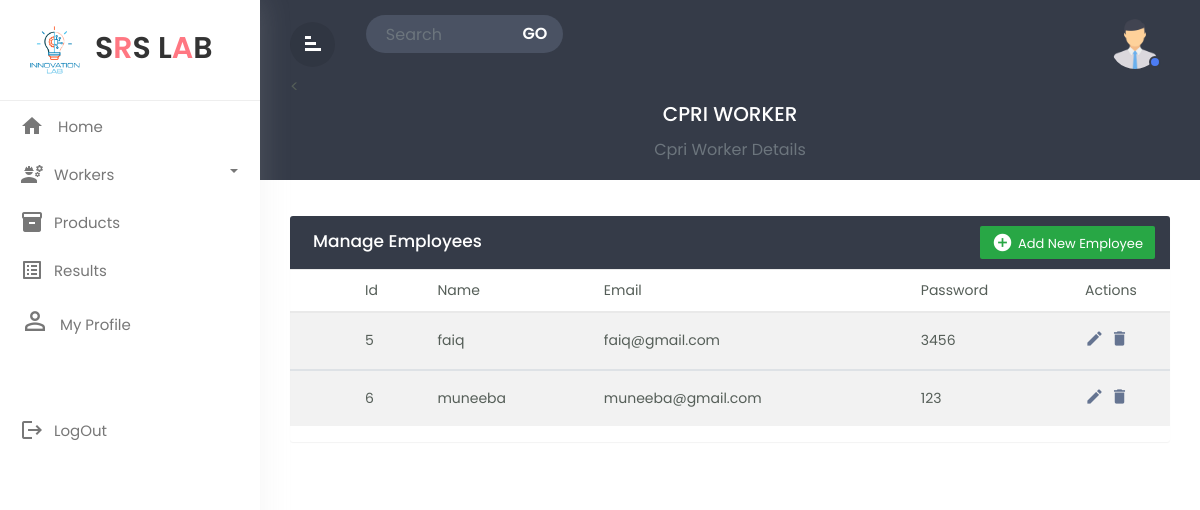
The app's page /project1/cpri_detail.php (signed in) with its own data.
### tables this page shows
CREATE TABLE `cpri` (
  `cpri_id` int(255) NOT NULL,
  `cpri_name` varchar(255) NOT NULL,
  `cpri_email` varchar(255) NOT NULL,
  `cpri_password` varchar(255) NOT NULL
);

### project1/cpri_detail.php (the view, shortened to what this page needs)
<!doctype html>
<html lang="en">
  <head>
        <link rel="stylesheet" href="css/bootstrap.min.css">
        <link rel="stylesheet" href="css/custom.css">
  </head>
  <body>
<div class="wrapper">
        <nav id="sidebar">
             <div class="sidebar-header">
                <h3 style="font-size:30px;margin-left:5px;" ><img style="width:60px;height:60px;" src="images/workerlogo.png" class="img-fluid"/>S<span style="color:#ff7782;">R</span>S L<span style="color:#ff7782;">A</span>B</h3>
            </div>
            <ul class="list-unstyled components">
			<li  >
                    <a href="cpri_home.php?email=<?php echo $_GET['email']; ?>" class="dashboard"><i class="material-icons">home</i>
					<span>Home</span></a>
                </li>
                <li class="dropdown">
                    <a href="#homeSubmenu1" data-toggle="collapse" aria-expanded="false"
					class="dropdown-toggle">
					<i class="material-icons">engineering</i>Workers</a>
                </li>
                <li  class="">
                    <a href="cpri_prod.php?email=<?php echo $_GET['email']; ?>"><i class="material-icons">inventory</i><span>Products
					</span></a>
                </li>
                <li  class="">
                    <a href="cpri_result.php?email=<?php echo $_GET['email']; ?>"><i class="material-icons">list_alt</i><span>Results
					</span></a>
                </li>
               <li class="">
                    <a href="cpri_profile.php?email=<?php echo $_GET['email']; ?>"><i style="font-size:30px;" class="material-symbols-outlined">person_filled</i><span>My Profile</span></a>
                </li>
                <br>
                <br>
				 <li  class="">
                    <a href="logout.php"><i class="material-icons">logout</i><span>LogOut
					</span></a>
                </li>
            </ul>
        </nav>
		<div id="content">
		   <div class="top-navbar">
		      <div class="xp-topbar">
                <div class="row">
                    <div class="col-2 col-md-1 col-lg-1 order-2 order-md-1 align-self-center">
                        <div class="xp-menubar">
                               <span class="material-icons text-white">signal_cellular_alt
							   </span>
                         </div>
                    </div>
                    <div class="col-md-5 col-lg-3 order-3 order-md-2">
                        <div class="xp-searchbar">
                            <form>
                                <div class="input-group">
                                  <input type="search" class="form-control"
								  placeholder="Search">
                                  <div class="input-group-append">
                                    <button class="btn" type="submit"
									id="button-addon2">GO</button>
                                  </div>
                                </div>
                            </form>
                        </div>
                    </div>
                    <div class="col-10 col-md-6 col-lg-8 order-1 order-md-3">
                        <div class="xp-profilebar text-right">
							 <nav class="navbar p-0">
                        <ul class="nav navbar-nav flex-row ml-auto">
                            <li class="dropdown nav-item active">
                            <li class="nav-item dropdown">
                                <a class="nav-link" href="#" data-toggle="dropdown">
								<img src="images/user.png" style="width:50px; border-radius:50%;height:50px"/>
								<span class="xp-user-live"></span>
								</a>
                            </li>
                        </ul>
            </nav>
                        </div>
                    </div>
                </div>
            </div>
		     <<div class="xp-breadcrumbbar text-center">
                <h4 class="page-title">CPRI WORKER</h4>
                  <ol class="breadcrumb">
                 <li class="breadcrumb-item active" aria-current="page">Cpri Worker Details</li>
                  </ol>
            </div>
		   </div>
		   <div class="main-content">
			  <div class="row">
				<div class="col-md-12">
				<div class="table-wrapper">
    <div class="table-title">
      <div class="row">
        <div class="col-sm-6 p-0 d-flex justify-content-lg-start justify-content-center">
          <h2 class="ml-lg-2">Manage Employees</h2>
        </div>
        <div class="col-sm-6 p-0 d-flex justify-content-lg-end justify-content-center">
          <a href="create_cpri.php?email=<?php echo $_GET['email']; ?>" class="btn btn-success" >
		  <i class="material-icons">&#xE147;</i> <span>Add New Employee</span></a>
        </div>
      </div>
    </div>
    <table class="table table-striped table-hover">
      <thead>
        <tr>
          <th>
          </th>
          <th>Id</th>
          <th>Name</th>
          <th>Email</th>
          <th>Password</th>
          <th>Actions</th>
        </tr>
      </thead>
      <tbody>
      <?php
include 'database.php';
$sql = "SELECT * FROM cpri";
$query = mysqli_query($conn,$sql);
while($arr = mysqli_fetch_array($query))
{
?>
        <tr>
          <td>
          </td>
          <td style="text-transform:none"><?php echo $arr['cpri_id'];?></td>
          <td style="text-transform:none"><?php echo $arr['cpri_name'];?></td>
          <td style="text-transform:none"><?php echo $arr['cpri_email'];?></td>
         <td style="text-transform:none"><?php echo $arr['cpri_password'];?></td>
          <td>
            <a href="update_cpri.php?cpri_id=<?php echo $arr['cpri_id'];?>&email=<?php echo $_GET['email']  ?>" class="edit" >
			<i class="material-icons" data-toggle="tooltip" title="Edit">&#xE254;</i></a>
            <a href="delete_cpri.php?cpri_id=<?php echo $arr['cpri_id'];?>&email=<?php echo $_GET['email']  ?>" class="delete" >
			<i class="material-icons" data-toggle="tooltip" >&#xE872;</i></a>
          </td>
        </tr>
      </tbody>
      <?php
}
?>
    </table>
  </div>
</div>
			  </div>
		</div>
</div>
</div>
  </body>
  </html>

### project1/css/custom.css (style rules this page uses)
body,html { line-height:1.8; font-family:'Poppins',sans-serif; color:#555e58; text-transform:capitalize; font-weight:400; margin:0px; padding:0px; }
.material-icons { font-family: 'Material Icons'; font-weight: normal; font-style: normal; font-size: 24px; display: inline-block; line-height: 1; text-transform: none; letter-spacing: normal; word-wrap: normal; white-space: nowrap; direction: ltr; -webkit-font-smoothing: antialiased; text-rendering: optimizeLegibility; -moz-osx-font-smoothing: grayscale; font-feature-settings: 'liga'; }
a { color:#333; font-weight:400; }
button { cursor:pointer; }
ul,ol { padding:0px; margin:0px; list-style:none; }
a,a:hover,a:focus { color:#333; text-decoration:none; transition:all 0.3s; }
.wrapper { position:relative; width:100%; overflow:auto; }
#sidebar { position:fixed; height:100%!important; top:0; left:0; bottom:0; z-index:11; width:260px; overflow:auto; transition:all 0.3s; background-color:#fff; box-shadow:0 0 30px 0 rgba(200 200 200 / 20%); }
@media only screen and (min-width:992px) { #content { width:calc(100% - 260px); position:relative; float:right; transition:all 0.3s; } }
#sidebar .sidebar-header { padding:20px; background-color:#fff; border-bottom:1px solid #eee; }
.sidebar-header h3 { color:#333; font-size:17px; margin:0px; text-transform:uppercase; transition:all 0.5s ease; font-weight:600; }
.sidebar-header h3 img { width:45px; margin-right:10px; }
#sidebar ul li { padding:2px 0px; }
.dropdown-toggle::after { position:absolute; right:22px; top:18px; color:#777777; }
#sidebar ul li.dropdown { position:sticky; }
#sidebar ul li a { padding:5px 10px 5px 20px; line-height:30px; font-size:15px; position:relative; font-weight:400; display:block; color:#777777; text-transform:capitalize; }
#sidebar ul li a i { position:relative; margin-right:10px; top:6px; }
#content { position:relative; transition:all 0.5s; background-attachment:#f9fafc; }
.top-navbar { width:100%; z-index:9; position:relative; padding:15px 30px; background-color:#353b48; }
input[type="search"] { background-color:#4a5263; color:#fff; padding-left:20px; border:none; border-radius:50px 0px 0px 50px; }
.input-group-append { margin-left:-1px; }
.xp-searchbar .btn { background-color:#4a5263; color:#fff; font-weight:600; font-size:16px; border-radius:0 50px 50px 0; padding:4px 15px; }
.xp-breadcrumbbar .page-title { font-size:20px; color:#fff; margin-bottom:0; margin-top:0; }
.breadcrumb { display:inline-flex; background-color:transparent; margin:0; padding:10px 0 0; }
.breadcrumb-item.active { color:#6c757d; }
.main-content { padding:30px 30px 0px 30px; }
.navbar { background-color:#353B48; color:#fff; }
.xp-menubar { border-radius:50%; width:45px; height:45px; line-height:45px; text-align:center; margin-right:20px; border:none; color:#fff; cursor:pointer; background-color:rgba(0,0,0,0.09); }
.xp-menubar span { margin:9px; padding:0px; transform:rotate(90deg); }
.navbar-nav > li.active { color:#fff; border-radius:4px; background-color:rgba(0,0,0,0.08); }
.navbar-nav > li > a { color:#fff; }
.navbar-nav li a { position:relative; display:block; padding:4px 10px!important; }
.xp-user-live { position:absolute; bottom:5px; right:9px; width:12px; height:12px; border-radius:50%; border:2px solid #353b48; background-color:#4c7cf3; }
.table-wrapper { background-color: #fff; margin:6px 0px 40px 0px; width: 100%; overflow: auto; border-radius: 3px; box-shadow: 0 1px 1px rgb(0 0 0 / 5%); }
.table-title { background:#353b48; color:#fff; position:sticky; top:0; width:100%; left:0; padding:10px 30px; border-radius:0px 0px 0 0; }
.table-title h2 { margin:5px 0 0; font-size:17px; }
.table-title .btn { color:#fff; float:right; font-size:13px; border:none; min-width:50px; border-radius:2px; border:none; outline:none!important; margin-left:10px; }
.table-title .btn i { float:left; font-size:21px; margin-right:5px; }
.table-title .btn span { float:left; margin-top:2px; }
table.table tr th, table.table tr td { border-color:#e9e9e9; padding:8px 15px; font-size:14px; font-weight: 400; vertical-align:middle; }
table.table tr th:first-child { width:60px; }
table.table tr th:last-child { width:100px; }
table.table td:last-child { opacity:0.9; font-size:22px; margin:0px 5px; }
table.table td a { font-weight:bold; color:#566787; display:inline-block; text-decoration:none; outline:none!important; }
.edit { color:#FFC107; }
.delete { color:#F44336; }
table.table td i { font-size:19px; }

### records on screen
cpri: cpri_id "5", cpri_name "faiq", cpri_email "faiq@gmail.com", cpri_password "3456"
cpri: cpri_id "6", cpri_name "muneeba", cpri_email "muneeba@gmail.com", cpri_password "123"
